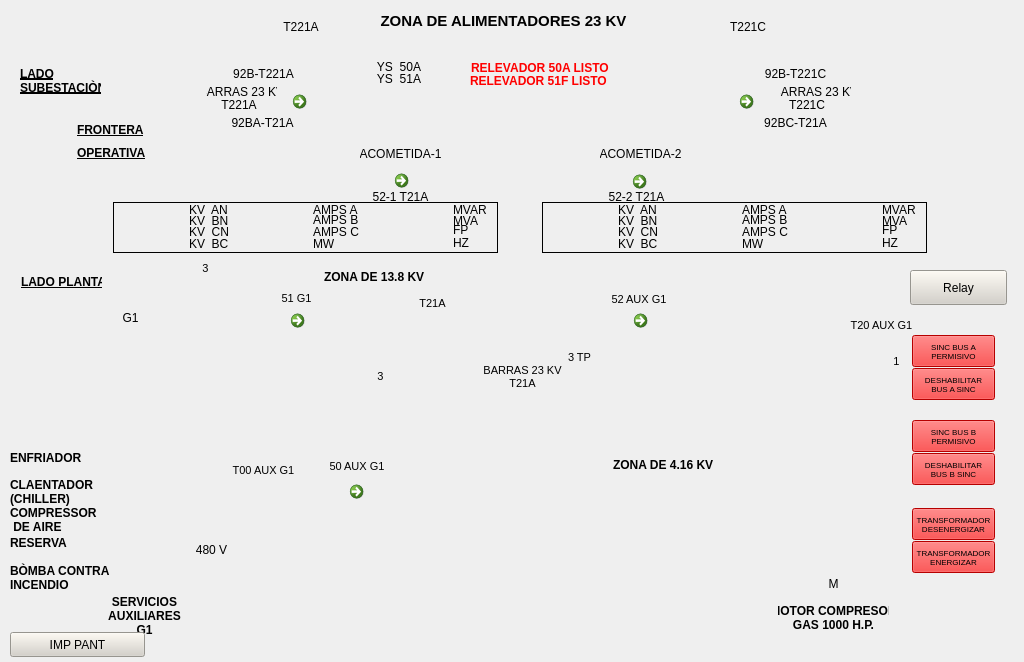
<?xml version="1.0" encoding="UTF-8"?>
<ui version="4.0">
 <class>zonaAlim</class>
 <widget class="QWidget" name="zonaAlim">
  <property name="geometry">
   <rect>
    <x>0</x>
    <y>0</y>
    <width>1024</width>
    <height>662</height>
   </rect>
  </property>
  <property name="minimumSize">
   <size>
    <width>1024</width>
    <height>662</height>
   </size>
  </property>
  <property name="maximumSize">
   <size>
    <width>1024</width>
    <height>662</height>
   </size>
  </property>
  <property name="windowTitle">
   <string>zonaAlim</string>
  </property>
  <property name="styleSheet">
   <string notr="true"/>
  </property>
  <widget class="QLabel" name="lbFondo">
   <property name="geometry">
    <rect>
     <x>0</x>
     <y>0</y>
     <width>1024</width>
     <height>662</height>
    </rect>
   </property>
   <property name="minimumSize">
    <size>
     <width>1024</width>
     <height>662</height>
    </size>
   </property>
   <property name="maximumSize">
    <size>
     <width>1024</width>
     <height>662</height>
    </size>
   </property>
   <property name="font">
    <font>
     <weight>50</weight>
     <bold>false</bold>
     <underline>false</underline>
    </font>
   </property>
   <property name="text">
    <string/>
   </property>
   <property name="pixmap">
    <pixmap resource="../Resources.qrc">:/Resources/PNG/N1.png</pixmap>
   </property>
   <property name="scaledContents">
    <bool>true</bool>
   </property>
  </widget>
  <widget class="AWMultiObject" name="ind_7">
   <property name="geometry">
    <rect>
     <x>727</x>
     <y>80</y>
     <width>39</width>
     <height>36</height>
    </rect>
   </property>
   <property name="ElementType">
    <enum>AWMultiObject::SQUARE</enum>
   </property>
   <property name="OnColor">
    <enum>AWMultiObject::Green</enum>
   </property>
   <property name="Value" stdset="0">
    <number>0</number>
   </property>
  </widget>
  <widget class="AWMultiObject" name="ind_4">
   <property name="geometry">
    <rect>
     <x>382</x>
     <y>159</y>
     <width>39</width>
     <height>36</height>
    </rect>
   </property>
   <property name="ElementType">
    <enum>AWMultiObject::SQUARE</enum>
   </property>
   <property name="OnColor">
    <enum>AWMultiObject::Green</enum>
   </property>
   <property name="Value" stdset="0">
    <number>0</number>
   </property>
  </widget>
  <widget class="QPushButton" name="btRelay1">
   <property name="geometry">
    <rect>
     <x>910</x>
     <y>270</y>
     <width>97</width>
     <height>35</height>
    </rect>
   </property>
   <property name="styleSheet">
    <string notr="true">background-color: rgb(212, 208, 200);</string>
   </property>
   <property name="text">
    <string>Relay</string>
   </property>
  </widget>
  <widget class="AWMultiObject" name="ind_5">
   <property name="geometry">
    <rect>
     <x>620</x>
     <y>160</y>
     <width>39</width>
     <height>36</height>
    </rect>
   </property>
   <property name="ElementType">
    <enum>AWMultiObject::SQUARE</enum>
   </property>
   <property name="OnColor">
    <enum>AWMultiObject::Green</enum>
   </property>
   <property name="Value" stdset="0">
    <number>0</number>
   </property>
  </widget>
  <widget class="AWMultiObject" name="ind_2">
   <property name="geometry">
    <rect>
     <x>278</x>
     <y>300</y>
     <width>39</width>
     <height>36</height>
    </rect>
   </property>
   <property name="ElementType">
    <enum>AWMultiObject::SQUARE</enum>
   </property>
   <property name="OnColor">
    <enum>AWMultiObject::Green</enum>
   </property>
   <property name="Value" stdset="0">
    <number>0</number>
   </property>
  </widget>
  <widget class="AWMultiObject" name="ind_6">
   <property name="geometry">
    <rect>
     <x>621</x>
     <y>300</y>
     <width>39</width>
     <height>36</height>
    </rect>
   </property>
   <property name="ElementType">
    <enum>AWMultiObject::SQUARE</enum>
   </property>
   <property name="OnColor">
    <enum>AWMultiObject::Green</enum>
   </property>
   <property name="Value" stdset="0">
    <number>0</number>
   </property>
  </widget>
  <widget class="AWMultiObject" name="ind_3">
   <property name="geometry">
    <rect>
     <x>337</x>
     <y>470</y>
     <width>39</width>
     <height>36</height>
    </rect>
   </property>
   <property name="ElementType">
    <enum>AWMultiObject::SQUARE</enum>
   </property>
   <property name="OnColor">
    <enum>AWMultiObject::Green</enum>
   </property>
   <property name="Value" stdset="0">
    <number>0</number>
   </property>
  </widget>
  <widget class="AWMultiObject" name="ind_1">
   <property name="geometry">
    <rect>
     <x>280</x>
     <y>80</y>
     <width>39</width>
     <height>36</height>
    </rect>
   </property>
   <property name="ElementType">
    <enum>AWMultiObject::SQUARE</enum>
   </property>
   <property name="OnColor">
    <enum>AWMultiObject::Green</enum>
   </property>
   <property name="Value" stdset="0">
    <number>0</number>
   </property>
  </widget>
  <widget class="QPushButton" name="btSincA">
   <property name="geometry">
    <rect>
     <x>912</x>
     <y>335</y>
     <width>83</width>
     <height>32</height>
    </rect>
   </property>
   <property name="font">
    <font>
     <pointsize>6</pointsize>
    </font>
   </property>
   <property name="styleSheet">
    <string notr="true">background-color: rgb(255, 0, 0);</string>
   </property>
   <property name="text">
    <string>SINC BUS A
PERMISIVO</string>
   </property>
  </widget>
  <widget class="QPushButton" name="btDesA">
   <property name="geometry">
    <rect>
     <x>912</x>
     <y>368</y>
     <width>83</width>
     <height>32</height>
    </rect>
   </property>
   <property name="font">
    <font>
     <pointsize>6</pointsize>
    </font>
   </property>
   <property name="styleSheet">
    <string notr="true">background-color: rgb(255, 0, 0);</string>
   </property>
   <property name="text">
    <string>DESHABILITAR
BUS A SINC</string>
   </property>
  </widget>
  <widget class="QPushButton" name="btSincB">
   <property name="geometry">
    <rect>
     <x>912</x>
     <y>420</y>
     <width>83</width>
     <height>32</height>
    </rect>
   </property>
   <property name="font">
    <font>
     <pointsize>6</pointsize>
    </font>
   </property>
   <property name="styleSheet">
    <string notr="true">background-color: rgb(255, 0, 0);</string>
   </property>
   <property name="text">
    <string>SINC BUS B
PERMISIVO</string>
   </property>
  </widget>
  <widget class="QPushButton" name="btDesB">
   <property name="geometry">
    <rect>
     <x>912</x>
     <y>453</y>
     <width>83</width>
     <height>32</height>
    </rect>
   </property>
   <property name="font">
    <font>
     <pointsize>6</pointsize>
    </font>
   </property>
   <property name="styleSheet">
    <string notr="true">background-color: rgb(255, 0, 0);</string>
   </property>
   <property name="text">
    <string>DESHABILITAR
BUS B SINC</string>
   </property>
  </widget>
  <widget class="QPushButton" name="btTransDes">
   <property name="geometry">
    <rect>
     <x>912</x>
     <y>508</y>
     <width>83</width>
     <height>32</height>
    </rect>
   </property>
   <property name="font">
    <font>
     <pointsize>6</pointsize>
    </font>
   </property>
   <property name="styleSheet">
    <string notr="true">background-color: rgb(255, 0, 0);</string>
   </property>
   <property name="text">
    <string>TRANSFORMADOR
DESENERGIZAR</string>
   </property>
  </widget>
  <widget class="QPushButton" name="btTransEner">
   <property name="geometry">
    <rect>
     <x>912</x>
     <y>541</y>
     <width>83</width>
     <height>32</height>
    </rect>
   </property>
   <property name="font">
    <font>
     <pointsize>6</pointsize>
    </font>
   </property>
   <property name="styleSheet">
    <string notr="true">background-color: rgb(255, 0, 0);</string>
   </property>
   <property name="text">
    <string>TRANSFORMADOR
ENERGIZAR</string>
   </property>
  </widget>
  <widget class="QLabel" name="lbZonaT">
   <property name="geometry">
    <rect>
     <x>298</x>
     <y>8</y>
     <width>411</width>
     <height>26</height>
    </rect>
   </property>
   <property name="font">
    <font>
     <pointsize>11</pointsize>
     <weight>75</weight>
     <bold>true</bold>
    </font>
   </property>
   <property name="text">
    <string>ZONA DE ALIMENTADORES 23 KV</string>
   </property>
   <property name="alignment">
    <set>Qt::AlignCenter</set>
   </property>
  </widget>
  <widget class="QFrame" name="frame">
   <property name="geometry">
    <rect>
     <x>113</x>
     <y>202</y>
     <width>385</width>
     <height>51</height>
    </rect>
   </property>
   <property name="frameShape">
    <enum>QFrame::Box</enum>
   </property>
   <property name="frameShadow">
    <enum>QFrame::Plain</enum>
   </property>
   <widget class="QLabel" name="lbkvan">
    <property name="geometry">
     <rect>
      <x>20</x>
      <y>1</y>
      <width>46</width>
      <height>13</height>
     </rect>
    </property>
    <property name="text">
     <string/>
    </property>
   </widget>
   <widget class="QLabel" name="lbkvanT">
    <property name="geometry">
     <rect>
      <x>76</x>
      <y>1</y>
      <width>46</width>
      <height>13</height>
     </rect>
    </property>
    <property name="text">
     <string>KV  AN</string>
    </property>
   </widget>
   <widget class="QLabel" name="lbkban_2">
    <property name="geometry">
     <rect>
      <x>20</x>
      <y>12</y>
      <width>46</width>
      <height>13</height>
     </rect>
    </property>
    <property name="text">
     <string/>
    </property>
   </widget>
   <widget class="QLabel" name="lbkvbnT">
    <property name="geometry">
     <rect>
      <x>76</x>
      <y>12</y>
      <width>46</width>
      <height>13</height>
     </rect>
    </property>
    <property name="text">
     <string>KV  BN</string>
    </property>
   </widget>
   <widget class="QLabel" name="lbkvbcT">
    <property name="geometry">
     <rect>
      <x>76</x>
      <y>35</y>
      <width>46</width>
      <height>13</height>
     </rect>
    </property>
    <property name="text">
     <string>KV  BC</string>
    </property>
   </widget>
   <widget class="QLabel" name="lbkvcn">
    <property name="geometry">
     <rect>
      <x>20</x>
      <y>23</y>
      <width>46</width>
      <height>13</height>
     </rect>
    </property>
    <property name="text">
     <string/>
    </property>
   </widget>
   <widget class="QLabel" name="lbkvbc">
    <property name="geometry">
     <rect>
      <x>20</x>
      <y>35</y>
      <width>46</width>
      <height>13</height>
     </rect>
    </property>
    <property name="text">
     <string/>
    </property>
   </widget>
   <widget class="QLabel" name="lbkvcnT">
    <property name="geometry">
     <rect>
      <x>76</x>
      <y>23</y>
      <width>46</width>
      <height>13</height>
     </rect>
    </property>
    <property name="text">
     <string>KV  CN</string>
    </property>
   </widget>
   <widget class="QLabel" name="lbHwT">
    <property name="geometry">
     <rect>
      <x>200</x>
      <y>35</y>
      <width>46</width>
      <height>13</height>
     </rect>
    </property>
    <property name="text">
     <string>MW</string>
    </property>
   </widget>
   <widget class="QLabel" name="lbAMPScT">
    <property name="geometry">
     <rect>
      <x>200</x>
      <y>23</y>
      <width>46</width>
      <height>13</height>
     </rect>
    </property>
    <property name="text">
     <string>AMPS C</string>
    </property>
   </widget>
   <widget class="QLabel" name="lbampsa">
    <property name="geometry">
     <rect>
      <x>144</x>
      <y>1</y>
      <width>46</width>
      <height>13</height>
     </rect>
    </property>
    <property name="text">
     <string/>
    </property>
   </widget>
   <widget class="QLabel" name="lbAMPSc">
    <property name="geometry">
     <rect>
      <x>144</x>
      <y>23</y>
      <width>46</width>
      <height>13</height>
     </rect>
    </property>
    <property name="text">
     <string/>
    </property>
   </widget>
   <widget class="QLabel" name="lbampsaT">
    <property name="geometry">
     <rect>
      <x>200</x>
      <y>1</y>
      <width>46</width>
      <height>13</height>
     </rect>
    </property>
    <property name="text">
     <string>AMPS A</string>
    </property>
   </widget>
   <widget class="QLabel" name="lbAMPSb">
    <property name="geometry">
     <rect>
      <x>144</x>
      <y>11</y>
      <width>46</width>
      <height>13</height>
     </rect>
    </property>
    <property name="text">
     <string/>
    </property>
   </widget>
   <widget class="QLabel" name="lbHw">
    <property name="geometry">
     <rect>
      <x>144</x>
      <y>35</y>
      <width>46</width>
      <height>13</height>
     </rect>
    </property>
    <property name="text">
     <string/>
    </property>
   </widget>
   <widget class="QLabel" name="lbAMPSbT">
    <property name="geometry">
     <rect>
      <x>200</x>
      <y>11</y>
      <width>46</width>
      <height>13</height>
     </rect>
    </property>
    <property name="text">
     <string>AMPS B</string>
    </property>
   </widget>
   <widget class="QLabel" name="lbhzT">
    <property name="geometry">
     <rect>
      <x>340</x>
      <y>34</y>
      <width>46</width>
      <height>13</height>
     </rect>
    </property>
    <property name="text">
     <string>HZ</string>
    </property>
   </widget>
   <widget class="QLabel" name="lbfpT">
    <property name="geometry">
     <rect>
      <x>340</x>
      <y>21</y>
      <width>46</width>
      <height>13</height>
     </rect>
    </property>
    <property name="text">
     <string>FP</string>
    </property>
   </widget>
   <widget class="QLabel" name="lvmvarT">
    <property name="geometry">
     <rect>
      <x>340</x>
      <y>1</y>
      <width>46</width>
      <height>13</height>
     </rect>
    </property>
    <property name="text">
     <string>MVAR</string>
    </property>
   </widget>
   <widget class="QLabel" name="lvmvar">
    <property name="geometry">
     <rect>
      <x>284</x>
      <y>1</y>
      <width>46</width>
      <height>13</height>
     </rect>
    </property>
    <property name="text">
     <string/>
    </property>
   </widget>
   <widget class="QLabel" name="lbmvaT">
    <property name="geometry">
     <rect>
      <x>340</x>
      <y>12</y>
      <width>46</width>
      <height>13</height>
     </rect>
    </property>
    <property name="text">
     <string>MVA</string>
    </property>
   </widget>
   <widget class="QLabel" name="lbhz">
    <property name="geometry">
     <rect>
      <x>284</x>
      <y>34</y>
      <width>46</width>
      <height>13</height>
     </rect>
    </property>
    <property name="text">
     <string/>
    </property>
   </widget>
   <widget class="QLabel" name="lbmva">
    <property name="geometry">
     <rect>
      <x>284</x>
      <y>12</y>
      <width>46</width>
      <height>13</height>
     </rect>
    </property>
    <property name="text">
     <string/>
    </property>
   </widget>
   <widget class="QLabel" name="lbfp">
    <property name="geometry">
     <rect>
      <x>284</x>
      <y>21</y>
      <width>46</width>
      <height>13</height>
     </rect>
    </property>
    <property name="text">
     <string/>
    </property>
   </widget>
  </widget>
  <widget class="QLabel" name="label_3">
   <property name="geometry">
    <rect>
     <x>471</x>
     <y>60</y>
     <width>161</width>
     <height>16</height>
    </rect>
   </property>
   <property name="font">
    <font>
     <weight>75</weight>
     <bold>true</bold>
    </font>
   </property>
   <property name="styleSheet">
    <string notr="true">color: rgb(255, 0, 0);</string>
   </property>
   <property name="text">
    <string>RELEVADOR 50A LISTO</string>
   </property>
  </widget>
  <widget class="QLabel" name="label_4">
   <property name="geometry">
    <rect>
     <x>470</x>
     <y>73</y>
     <width>161</width>
     <height>16</height>
    </rect>
   </property>
   <property name="font">
    <font>
     <weight>75</weight>
     <bold>true</bold>
    </font>
   </property>
   <property name="styleSheet">
    <string notr="true">color: rgb(255, 0, 0);</string>
   </property>
   <property name="text">
    <string>RELEVADOR 51F LISTO</string>
   </property>
  </widget>
  <widget class="QLabel" name="lbladoSubT">
   <property name="geometry">
    <rect>
     <x>20</x>
     <y>60</y>
     <width>81</width>
     <height>41</height>
    </rect>
   </property>
   <property name="font">
    <font>
     <weight>75</weight>
     <italic>false</italic>
     <bold>true</bold>
     <underline>true</underline>
    </font>
   </property>
   <property name="text">
    <string>LADO
SUBESTACIÒN</string>
   </property>
  </widget>
  <widget class="QLabel" name="lbFronT">
   <property name="geometry">
    <rect>
     <x>77</x>
     <y>122</y>
     <width>81</width>
     <height>16</height>
    </rect>
   </property>
   <property name="font">
    <font>
     <weight>75</weight>
     <italic>false</italic>
     <bold>true</bold>
     <underline>true</underline>
    </font>
   </property>
   <property name="text">
    <string>FRONTERA</string>
   </property>
  </widget>
  <widget class="QLabel" name="lbOperT">
   <property name="geometry">
    <rect>
     <x>77</x>
     <y>145</y>
     <width>81</width>
     <height>16</height>
    </rect>
   </property>
   <property name="font">
    <font>
     <weight>75</weight>
     <italic>false</italic>
     <bold>true</bold>
     <underline>true</underline>
    </font>
   </property>
   <property name="text">
    <string>OPERATIVA</string>
   </property>
  </widget>
  <widget class="QLabel" name="lbLadoPlaT">
   <property name="geometry">
    <rect>
     <x>21</x>
     <y>274</y>
     <width>81</width>
     <height>16</height>
    </rect>
   </property>
   <property name="font">
    <font>
     <weight>75</weight>
     <italic>false</italic>
     <bold>true</bold>
     <underline>true</underline>
    </font>
   </property>
   <property name="text">
    <string>LADO PLANTA</string>
   </property>
  </widget>
  <widget class="QLabel" name="lbT221aT">
   <property name="geometry">
    <rect>
     <x>278</x>
     <y>20</y>
     <width>46</width>
     <height>13</height>
    </rect>
   </property>
   <property name="text">
    <string>T221A</string>
   </property>
   <property name="alignment">
    <set>Qt::AlignCenter</set>
   </property>
  </widget>
  <widget class="QLabel" name="lbT221cT">
   <property name="geometry">
    <rect>
     <x>725</x>
     <y>20</y>
     <width>46</width>
     <height>13</height>
    </rect>
   </property>
   <property name="text">
    <string>T221C</string>
   </property>
   <property name="alignment">
    <set>Qt::AlignCenter</set>
   </property>
  </widget>
  <widget class="QLabel" name="lbEnfriaT">
   <property name="geometry">
    <rect>
     <x>10</x>
     <y>450</y>
     <width>111</width>
     <height>16</height>
    </rect>
   </property>
   <property name="font">
    <font>
     <weight>75</weight>
     <bold>true</bold>
    </font>
   </property>
   <property name="text">
    <string>ENFRIADOR</string>
   </property>
  </widget>
  <widget class="QLabel" name="lbCalenT">
   <property name="geometry">
    <rect>
     <x>10</x>
     <y>476</y>
     <width>111</width>
     <height>31</height>
    </rect>
   </property>
   <property name="font">
    <font>
     <weight>75</weight>
     <bold>true</bold>
    </font>
   </property>
   <property name="text">
    <string>CLAENTADOR
(CHILLER)</string>
   </property>
  </widget>
  <widget class="QLabel" name="lbCompres">
   <property name="geometry">
    <rect>
     <x>10</x>
     <y>504</y>
     <width>111</width>
     <height>31</height>
    </rect>
   </property>
   <property name="font">
    <font>
     <weight>75</weight>
     <bold>true</bold>
    </font>
   </property>
   <property name="text">
    <string>COMPRESSOR
 DE AIRE</string>
   </property>
  </widget>
  <widget class="QLabel" name="lbResT">
   <property name="geometry">
    <rect>
     <x>10</x>
     <y>535</y>
     <width>111</width>
     <height>16</height>
    </rect>
   </property>
   <property name="font">
    <font>
     <weight>75</weight>
     <bold>true</bold>
    </font>
   </property>
   <property name="text">
    <string>RESERVA</string>
   </property>
  </widget>
  <widget class="QLabel" name="lbBomT">
   <property name="geometry">
    <rect>
     <x>10</x>
     <y>562</y>
     <width>111</width>
     <height>31</height>
    </rect>
   </property>
   <property name="font">
    <font>
     <weight>75</weight>
     <bold>true</bold>
    </font>
   </property>
   <property name="text">
    <string>BÒMBA CONTRA
INCENDIO</string>
   </property>
  </widget>
  <widget class="QLabel" name="label_88">
   <property name="geometry">
    <rect>
     <x>115</x>
     <y>310</y>
     <width>31</width>
     <height>16</height>
    </rect>
   </property>
   <property name="text">
    <string>G1</string>
   </property>
   <property name="alignment">
    <set>Qt::AlignCenter</set>
   </property>
  </widget>
  <widget class="QLabel" name="lbServT">
   <property name="geometry">
    <rect>
     <x>89</x>
     <y>590</y>
     <width>111</width>
     <height>51</height>
    </rect>
   </property>
   <property name="font">
    <font>
     <weight>75</weight>
     <bold>true</bold>
    </font>
   </property>
   <property name="text">
    <string>SERVICIOS
AUXILIARES
G1</string>
   </property>
   <property name="alignment">
    <set>Qt::AlignCenter</set>
   </property>
  </widget>
  <widget class="QLabel" name="lb928AT">
   <property name="geometry">
    <rect>
     <x>228</x>
     <y>66</y>
     <width>71</width>
     <height>16</height>
    </rect>
   </property>
   <property name="text">
    <string>92B-T221A</string>
   </property>
   <property name="alignment">
    <set>Qt::AlignCenter</set>
   </property>
  </widget>
  <widget class="QLabel" name="label_91">
   <property name="geometry">
    <rect>
     <x>206</x>
     <y>84</y>
     <width>71</width>
     <height>16</height>
    </rect>
   </property>
   <property name="text">
    <string>BARRAS 23 KV</string>
   </property>
   <property name="alignment">
    <set>Qt::AlignCenter</set>
   </property>
  </widget>
  <widget class="QLabel" name="label_92">
   <property name="geometry">
    <rect>
     <x>216</x>
     <y>98</y>
     <width>46</width>
     <height>13</height>
    </rect>
   </property>
   <property name="text">
    <string>T221A</string>
   </property>
   <property name="alignment">
    <set>Qt::AlignCenter</set>
   </property>
  </widget>
  <widget class="QLabel" name="label_93">
   <property name="geometry">
    <rect>
     <x>227</x>
     <y>115</y>
     <width>71</width>
     <height>16</height>
    </rect>
   </property>
   <property name="text">
    <string>92BA-T21A</string>
   </property>
   <property name="alignment">
    <set>Qt::AlignCenter</set>
   </property>
  </widget>
  <widget class="QLabel" name="label_94">
   <property name="geometry">
    <rect>
     <x>376</x>
     <y>60</y>
     <width>46</width>
     <height>13</height>
    </rect>
   </property>
   <property name="text">
    <string>YS_50A</string>
   </property>
   <property name="alignment">
    <set>Qt::AlignCenter</set>
   </property>
  </widget>
  <widget class="QLabel" name="label_95">
   <property name="geometry">
    <rect>
     <x>376</x>
     <y>72</y>
     <width>46</width>
     <height>13</height>
    </rect>
   </property>
   <property name="text">
    <string>YS_51A</string>
   </property>
   <property name="alignment">
    <set>Qt::AlignCenter</set>
   </property>
  </widget>
  <widget class="QLabel" name="label_96">
   <property name="geometry">
    <rect>
     <x>360</x>
     <y>146</y>
     <width>81</width>
     <height>16</height>
    </rect>
   </property>
   <property name="text">
    <string>ACOMETIDA-1</string>
   </property>
   <property name="alignment">
    <set>Qt::AlignCenter</set>
   </property>
  </widget>
  <widget class="QLabel" name="label_97">
   <property name="geometry">
    <rect>
     <x>600</x>
     <y>146</y>
     <width>81</width>
     <height>16</height>
    </rect>
   </property>
   <property name="text">
    <string>ACOMETIDA-2</string>
   </property>
   <property name="alignment">
    <set>Qt::AlignCenter</set>
   </property>
  </widget>
  <widget class="QLabel" name="label_98">
   <property name="geometry">
    <rect>
     <x>360</x>
     <y>189</y>
     <width>81</width>
     <height>16</height>
    </rect>
   </property>
   <property name="text">
    <string>52-1 T21A</string>
   </property>
   <property name="alignment">
    <set>Qt::AlignCenter</set>
   </property>
  </widget>
  <widget class="QLabel" name="label_99">
   <property name="geometry">
    <rect>
     <x>596</x>
     <y>189</y>
     <width>81</width>
     <height>16</height>
    </rect>
   </property>
   <property name="text">
    <string>52-2 T21A</string>
   </property>
   <property name="alignment">
    <set>Qt::AlignCenter</set>
   </property>
  </widget>
  <widget class="QLabel" name="label_100">
   <property name="geometry">
    <rect>
     <x>760</x>
     <y>115</y>
     <width>71</width>
     <height>16</height>
    </rect>
   </property>
   <property name="text">
    <string>92BC-T21A</string>
   </property>
   <property name="alignment">
    <set>Qt::AlignCenter</set>
   </property>
  </widget>
  <widget class="QLabel" name="lb928CT">
   <property name="geometry">
    <rect>
     <x>760</x>
     <y>66</y>
     <width>71</width>
     <height>16</height>
    </rect>
   </property>
   <property name="text">
    <string>92B-T221C</string>
   </property>
   <property name="alignment">
    <set>Qt::AlignCenter</set>
   </property>
  </widget>
  <widget class="QLabel" name="label_102">
   <property name="geometry">
    <rect>
     <x>780</x>
     <y>84</y>
     <width>71</width>
     <height>16</height>
    </rect>
   </property>
   <property name="text">
    <string>BARRAS 23 KV</string>
   </property>
   <property name="alignment">
    <set>Qt::AlignCenter</set>
   </property>
  </widget>
  <widget class="QLabel" name="label_103">
   <property name="geometry">
    <rect>
     <x>784</x>
     <y>98</y>
     <width>46</width>
     <height>13</height>
    </rect>
   </property>
   <property name="text">
    <string>T221C</string>
   </property>
   <property name="alignment">
    <set>Qt::AlignCenter</set>
   </property>
  </widget>
  <widget class="QLabel" name="label_104">
   <property name="geometry">
    <rect>
     <x>324</x>
     <y>269</y>
     <width>111</width>
     <height>16</height>
    </rect>
   </property>
   <property name="font">
    <font>
     <pointsize>9</pointsize>
     <weight>75</weight>
     <bold>true</bold>
    </font>
   </property>
   <property name="text">
    <string>ZONA DE 13.8 KV</string>
   </property>
  </widget>
  <widget class="QLabel" name="lbZona416T">
   <property name="geometry">
    <rect>
     <x>613</x>
     <y>457</y>
     <width>111</width>
     <height>16</height>
    </rect>
   </property>
   <property name="font">
    <font>
     <pointsize>9</pointsize>
     <weight>75</weight>
     <bold>true</bold>
    </font>
   </property>
   <property name="text">
    <string>ZONA DE 4.16 KV</string>
   </property>
  </widget>
  <widget class="QLabel" name="label_106">
   <property name="geometry">
    <rect>
     <x>171</x>
     <y>542</y>
     <width>81</width>
     <height>16</height>
    </rect>
   </property>
   <property name="text">
    <string>480 V</string>
   </property>
   <property name="alignment">
    <set>Qt::AlignCenter</set>
   </property>
  </widget>
  <widget class="QLabel" name="label_107">
   <property name="geometry">
    <rect>
     <x>223</x>
     <y>462</y>
     <width>81</width>
     <height>16</height>
    </rect>
   </property>
   <property name="font">
    <font>
     <pointsize>8</pointsize>
    </font>
   </property>
   <property name="text">
    <string>T00 AUX G1</string>
   </property>
   <property name="alignment">
    <set>Qt::AlignCenter</set>
   </property>
  </widget>
  <widget class="QLabel" name="label_108">
   <property name="geometry">
    <rect>
     <x>841</x>
     <y>317</y>
     <width>81</width>
     <height>16</height>
    </rect>
   </property>
   <property name="font">
    <font>
     <pointsize>8</pointsize>
    </font>
   </property>
   <property name="text">
    <string>T20 AUX G1</string>
   </property>
   <property name="alignment">
    <set>Qt::AlignCenter</set>
   </property>
  </widget>
  <widget class="QLabel" name="lbMotCom">
   <property name="geometry">
    <rect>
     <x>778</x>
     <y>592</y>
     <width>111</width>
     <height>51</height>
    </rect>
   </property>
   <property name="font">
    <font>
     <weight>75</weight>
     <bold>true</bold>
    </font>
   </property>
   <property name="text">
    <string>MOTOR COMPRESOR
GAS 1000 H.P.</string>
   </property>
   <property name="alignment">
    <set>Qt::AlignCenter</set>
   </property>
  </widget>
  <widget class="QLabel" name="label_110">
   <property name="geometry">
    <rect>
     <x>318</x>
     <y>458</y>
     <width>81</width>
     <height>16</height>
    </rect>
   </property>
   <property name="font">
    <font>
     <pointsize>8</pointsize>
    </font>
   </property>
   <property name="text">
    <string>50 AUX G1 </string>
   </property>
   <property name="alignment">
    <set>Qt::AlignCenter</set>
   </property>
  </widget>
  <widget class="QLabel" name="label_111">
   <property name="geometry">
    <rect>
     <x>600</x>
     <y>291</y>
     <width>81</width>
     <height>16</height>
    </rect>
   </property>
   <property name="font">
    <font>
     <pointsize>8</pointsize>
    </font>
   </property>
   <property name="text">
    <string>52 AUX G1 </string>
   </property>
   <property name="alignment">
    <set>Qt::AlignCenter</set>
   </property>
  </widget>
  <widget class="QLabel" name="label_112">
   <property name="geometry">
    <rect>
     <x>256</x>
     <y>290</y>
     <width>81</width>
     <height>16</height>
    </rect>
   </property>
   <property name="font">
    <font>
     <pointsize>8</pointsize>
    </font>
   </property>
   <property name="text">
    <string>51 G1</string>
   </property>
   <property name="alignment">
    <set>Qt::AlignCenter</set>
   </property>
  </widget>
  <widget class="QLabel" name="label_113">
   <property name="geometry">
    <rect>
     <x>365</x>
     <y>368</y>
     <width>31</width>
     <height>16</height>
    </rect>
   </property>
   <property name="font">
    <font>
     <pointsize>8</pointsize>
    </font>
   </property>
   <property name="text">
    <string>3</string>
   </property>
   <property name="alignment">
    <set>Qt::AlignCenter</set>
   </property>
  </widget>
  <widget class="QLabel" name="label_114">
   <property name="geometry">
    <rect>
     <x>539</x>
     <y>349</y>
     <width>81</width>
     <height>16</height>
    </rect>
   </property>
   <property name="font">
    <font>
     <pointsize>8</pointsize>
    </font>
   </property>
   <property name="text">
    <string>3 TP</string>
   </property>
   <property name="alignment">
    <set>Qt::AlignCenter</set>
   </property>
  </widget>
  <widget class="QLabel" name="label_115">
   <property name="geometry">
    <rect>
     <x>876</x>
     <y>353</y>
     <width>41</width>
     <height>16</height>
    </rect>
   </property>
   <property name="font">
    <font>
     <pointsize>8</pointsize>
    </font>
   </property>
   <property name="text">
    <string>1</string>
   </property>
   <property name="alignment">
    <set>Qt::AlignCenter</set>
   </property>
  </widget>
  <widget class="QLabel" name="label_116">
   <property name="geometry">
    <rect>
     <x>392</x>
     <y>295</y>
     <width>81</width>
     <height>16</height>
    </rect>
   </property>
   <property name="font">
    <font>
     <pointsize>8</pointsize>
    </font>
   </property>
   <property name="text">
    <string>T21A</string>
   </property>
   <property name="alignment">
    <set>Qt::AlignCenter</set>
   </property>
  </widget>
  <widget class="QLabel" name="lbBarras23kvT">
   <property name="geometry">
    <rect>
     <x>482</x>
     <y>356</y>
     <width>81</width>
     <height>41</height>
    </rect>
   </property>
   <property name="font">
    <font>
     <pointsize>8</pointsize>
    </font>
   </property>
   <property name="text">
    <string>BARRAS 23 KV
T21A</string>
   </property>
   <property name="alignment">
    <set>Qt::AlignCenter</set>
   </property>
  </widget>
  <widget class="QLabel" name="label_118">
   <property name="geometry">
    <rect>
     <x>190</x>
     <y>260</y>
     <width>31</width>
     <height>16</height>
    </rect>
   </property>
   <property name="font">
    <font>
     <pointsize>8</pointsize>
    </font>
   </property>
   <property name="text">
    <string>3</string>
   </property>
   <property name="alignment">
    <set>Qt::AlignCenter</set>
   </property>
  </widget>
  <widget class="QLabel" name="label_119">
   <property name="geometry">
    <rect>
     <x>818</x>
     <y>576</y>
     <width>31</width>
     <height>16</height>
    </rect>
   </property>
   <property name="text">
    <string>M</string>
   </property>
   <property name="alignment">
    <set>Qt::AlignCenter</set>
   </property>
  </widget>
  <widget class="QPushButton" name="pushButton_8">
   <property name="geometry">
    <rect>
     <x>10</x>
     <y>632</y>
     <width>135</width>
     <height>25</height>
    </rect>
   </property>
   <property name="styleSheet">
    <string notr="true">background-color: rgb(212, 208, 200);</string>
   </property>
   <property name="text">
    <string>IMP PANT</string>
   </property>
  </widget>
  <widget class="QFrame" name="frame_4">
   <property name="geometry">
    <rect>
     <x>542</x>
     <y>202</y>
     <width>385</width>
     <height>51</height>
    </rect>
   </property>
   <property name="frameShape">
    <enum>QFrame::Box</enum>
   </property>
   <property name="frameShadow">
    <enum>QFrame::Plain</enum>
   </property>
   <widget class="QLabel" name="lbkvan_2">
    <property name="geometry">
     <rect>
      <x>20</x>
      <y>1</y>
      <width>46</width>
      <height>13</height>
     </rect>
    </property>
    <property name="text">
     <string/>
    </property>
   </widget>
   <widget class="QLabel" name="lbkvanT_2">
    <property name="geometry">
     <rect>
      <x>76</x>
      <y>1</y>
      <width>46</width>
      <height>13</height>
     </rect>
    </property>
    <property name="text">
     <string>KV  AN</string>
    </property>
   </widget>
   <widget class="QLabel" name="lbkban_3">
    <property name="geometry">
     <rect>
      <x>20</x>
      <y>12</y>
      <width>46</width>
      <height>13</height>
     </rect>
    </property>
    <property name="text">
     <string/>
    </property>
   </widget>
   <widget class="QLabel" name="lbkvbnT_2">
    <property name="geometry">
     <rect>
      <x>76</x>
      <y>12</y>
      <width>46</width>
      <height>13</height>
     </rect>
    </property>
    <property name="text">
     <string>KV  BN</string>
    </property>
   </widget>
   <widget class="QLabel" name="lbkvbcT_2">
    <property name="geometry">
     <rect>
      <x>76</x>
      <y>35</y>
      <width>46</width>
      <height>13</height>
     </rect>
    </property>
    <property name="text">
     <string>KV  BC</string>
    </property>
   </widget>
   <widget class="QLabel" name="lbkvcn_2">
    <property name="geometry">
     <rect>
      <x>20</x>
      <y>23</y>
      <width>46</width>
      <height>13</height>
     </rect>
    </property>
    <property name="text">
     <string/>
    </property>
   </widget>
   <widget class="QLabel" name="lbkvbc_2">
    <property name="geometry">
     <rect>
      <x>20</x>
      <y>35</y>
      <width>46</width>
      <height>13</height>
     </rect>
    </property>
    <property name="text">
     <string/>
    </property>
   </widget>
   <widget class="QLabel" name="lbkvcnT_2">
    <property name="geometry">
     <rect>
      <x>76</x>
      <y>23</y>
      <width>46</width>
      <height>13</height>
     </rect>
    </property>
    <property name="text">
     <string>KV  CN</string>
    </property>
   </widget>
   <widget class="QLabel" name="lbHwT_2">
    <property name="geometry">
     <rect>
      <x>200</x>
      <y>35</y>
      <width>46</width>
      <height>13</height>
     </rect>
    </property>
    <property name="text">
     <string>MW</string>
    </property>
   </widget>
   <widget class="QLabel" name="lbAMPScT_2">
    <property name="geometry">
     <rect>
      <x>200</x>
      <y>23</y>
      <width>46</width>
      <height>13</height>
     </rect>
    </property>
    <property name="text">
     <string>AMPS C</string>
    </property>
   </widget>
   <widget class="QLabel" name="lbampsa_2">
    <property name="geometry">
     <rect>
      <x>144</x>
      <y>1</y>
      <width>46</width>
      <height>13</height>
     </rect>
    </property>
    <property name="text">
     <string/>
    </property>
   </widget>
   <widget class="QLabel" name="lbAMPSc_2">
    <property name="geometry">
     <rect>
      <x>144</x>
      <y>23</y>
      <width>46</width>
      <height>13</height>
     </rect>
    </property>
    <property name="text">
     <string/>
    </property>
   </widget>
   <widget class="QLabel" name="lbampsaT_2">
    <property name="geometry">
     <rect>
      <x>200</x>
      <y>1</y>
      <width>46</width>
      <height>13</height>
     </rect>
    </property>
    <property name="text">
     <string>AMPS A</string>
    </property>
   </widget>
   <widget class="QLabel" name="lbAMPSb_2">
    <property name="geometry">
     <rect>
      <x>144</x>
      <y>11</y>
      <width>46</width>
      <height>13</height>
     </rect>
    </property>
    <property name="text">
     <string/>
    </property>
   </widget>
   <widget class="QLabel" name="lbHw_2">
    <property name="geometry">
     <rect>
      <x>144</x>
      <y>35</y>
      <width>46</width>
      <height>13</height>
     </rect>
    </property>
    <property name="text">
     <string/>
    </property>
   </widget>
   <widget class="QLabel" name="lbAMPSbT_2">
    <property name="geometry">
     <rect>
      <x>200</x>
      <y>11</y>
      <width>46</width>
      <height>13</height>
     </rect>
    </property>
    <property name="text">
     <string>AMPS B</string>
    </property>
   </widget>
   <widget class="QLabel" name="lbhzT_2">
    <property name="geometry">
     <rect>
      <x>340</x>
      <y>34</y>
      <width>46</width>
      <height>13</height>
     </rect>
    </property>
    <property name="text">
     <string>HZ</string>
    </property>
   </widget>
   <widget class="QLabel" name="lbfpT_2">
    <property name="geometry">
     <rect>
      <x>340</x>
      <y>21</y>
      <width>46</width>
      <height>13</height>
     </rect>
    </property>
    <property name="text">
     <string>FP</string>
    </property>
   </widget>
   <widget class="QLabel" name="lvmvarT_2">
    <property name="geometry">
     <rect>
      <x>340</x>
      <y>1</y>
      <width>46</width>
      <height>13</height>
     </rect>
    </property>
    <property name="text">
     <string>MVAR</string>
    </property>
   </widget>
   <widget class="QLabel" name="lvmvar_2">
    <property name="geometry">
     <rect>
      <x>284</x>
      <y>1</y>
      <width>46</width>
      <height>13</height>
     </rect>
    </property>
    <property name="text">
     <string/>
    </property>
   </widget>
   <widget class="QLabel" name="lbmvaT_2">
    <property name="geometry">
     <rect>
      <x>340</x>
      <y>12</y>
      <width>46</width>
      <height>13</height>
     </rect>
    </property>
    <property name="text">
     <string>MVA</string>
    </property>
   </widget>
   <widget class="QLabel" name="lbhz_2">
    <property name="geometry">
     <rect>
      <x>284</x>
      <y>34</y>
      <width>46</width>
      <height>13</height>
     </rect>
    </property>
    <property name="text">
     <string/>
    </property>
   </widget>
   <widget class="QLabel" name="lbmva_2">
    <property name="geometry">
     <rect>
      <x>284</x>
      <y>12</y>
      <width>46</width>
      <height>13</height>
     </rect>
    </property>
    <property name="text">
     <string/>
    </property>
   </widget>
   <widget class="QLabel" name="lbfp_2">
    <property name="geometry">
     <rect>
      <x>284</x>
      <y>21</y>
      <width>46</width>
      <height>13</height>
     </rect>
    </property>
    <property name="text">
     <string/>
    </property>
   </widget>
  </widget>
  <widget class="QCommandLinkButton" name="btnEmergente_1">
   <property name="geometry">
    <rect>
     <x>285</x>
     <y>84</y>
     <width>28</width>
     <height>28</height>
    </rect>
   </property>
   <property name="styleSheet">
    <string notr="true"/>
   </property>
   <property name="text">
    <string/>
   </property>
   <property name="icon">
    <iconset resource="../Resources.qrc">
     <normaloff>:/Resources/PNG/Extras/transparente.svg</normaloff>:/Resources/PNG/Extras/transparente.svg</iconset>
   </property>
  </widget>
  <widget class="QCommandLinkButton" name="btnEmergente_2">
   <property name="geometry">
    <rect>
     <x>732</x>
     <y>84</y>
     <width>28</width>
     <height>28</height>
    </rect>
   </property>
   <property name="styleSheet">
    <string notr="true"/>
   </property>
   <property name="text">
    <string/>
   </property>
   <property name="icon">
    <iconset resource="../Resources.qrc">
     <normaloff>:/Resources/PNG/Extras/transparente.svg</normaloff>:/Resources/PNG/Extras/transparente.svg</iconset>
   </property>
  </widget>
  <widget class="QCommandLinkButton" name="btnEmergente_03">
   <property name="geometry">
    <rect>
     <x>387</x>
     <y>163</y>
     <width>28</width>
     <height>28</height>
    </rect>
   </property>
   <property name="styleSheet">
    <string notr="true"/>
   </property>
   <property name="text">
    <string/>
   </property>
   <property name="icon">
    <iconset resource="../Resources.qrc">
     <normaloff>:/Resources/PNG/Extras/transparente.svg</normaloff>:/Resources/PNG/Extras/transparente.svg</iconset>
   </property>
  </widget>
  <widget class="QCommandLinkButton" name="btnEmergente_04">
   <property name="geometry">
    <rect>
     <x>625</x>
     <y>164</y>
     <width>28</width>
     <height>28</height>
    </rect>
   </property>
   <property name="styleSheet">
    <string notr="true"/>
   </property>
   <property name="text">
    <string/>
   </property>
   <property name="icon">
    <iconset resource="../Resources.qrc">
     <normaloff>:/Resources/PNG/Extras/transparente.svg</normaloff>:/Resources/PNG/Extras/transparente.svg</iconset>
   </property>
  </widget>
  <widget class="QCommandLinkButton" name="btnEmergente_5">
   <property name="geometry">
    <rect>
     <x>283</x>
     <y>303</y>
     <width>28</width>
     <height>28</height>
    </rect>
   </property>
   <property name="styleSheet">
    <string notr="true"/>
   </property>
   <property name="text">
    <string/>
   </property>
   <property name="icon">
    <iconset resource="../Resources.qrc">
     <normaloff>:/Resources/PNG/Extras/transparente.svg</normaloff>:/Resources/PNG/Extras/transparente.svg</iconset>
   </property>
  </widget>
  <widget class="QCommandLinkButton" name="btnEmergente_06">
   <property name="geometry">
    <rect>
     <x>626</x>
     <y>303</y>
     <width>28</width>
     <height>28</height>
    </rect>
   </property>
   <property name="styleSheet">
    <string notr="true"/>
   </property>
   <property name="text">
    <string/>
   </property>
   <property name="icon">
    <iconset resource="../Resources.qrc">
     <normaloff>:/Resources/PNG/Extras/transparente.svg</normaloff>:/Resources/PNG/Extras/transparente.svg</iconset>
   </property>
  </widget>
  <widget class="QCommandLinkButton" name="btnEmergente_07">
   <property name="geometry">
    <rect>
     <x>342</x>
     <y>474</y>
     <width>28</width>
     <height>28</height>
    </rect>
   </property>
   <property name="styleSheet">
    <string notr="true"/>
   </property>
   <property name="text">
    <string/>
   </property>
   <property name="icon">
    <iconset resource="../Resources.qrc">
     <normaloff>:/Resources/PNG/Extras/transparente.svg</normaloff>:/Resources/PNG/Extras/transparente.svg</iconset>
   </property>
  </widget>
 </widget>
 <layoutdefault spacing="6" margin="11"/>
 <customwidgets>
  <customwidget>
   <class>AWMultiObject</class>
   <extends>QWidget</extends>
   <header>awmultiobject.h</header>
  </customwidget>
 </customwidgets>
 <resources>
  <include location="../Resources.qrc"/>
 </resources>
 <connections/>
</ui>
